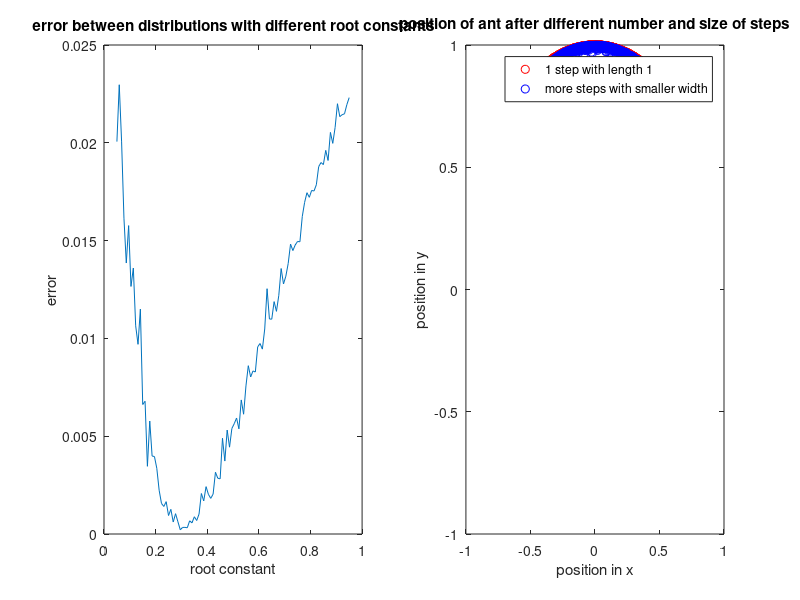

Reproduce this figure in MATLAB.
% compares the probability to land at a specific position for different step sizes of ant
% finds out how the variance for different step sizes has to be ajusted

% constants
speed = 1;
N = 500;
origin = zeros(2,N);
sigma0 = pi/16;

% distribution for one step
dt = 1;
stepWidth = speed*dt;

delta = normrnd(0,sigma0,1,N);
dposition = stepWidth * [sin(delta);cos(delta)];
position1 = origin + dposition;

% distribution for more steps
dt = 1/10;
stepWidth = speed*dt;

number = 100;
error = zeros(1,number);
c = linspace(0.05,0.95,number);

for k = 1:number
    varianceFactor = dt^c(k);    
    position2 = origin;
    mu = 0;    
    for l = 1:1/dt
        delta = normrnd(mu,varianceFactor*sigma0,1,N);
        mu = delta;
        dposition = stepWidth * [sin(delta);cos(delta)];
        position2 = position2 + dposition;
    end
    
    % find the error between distribution with one step
    % and the distribution with more steps
    [first_row, I] = sort(position1(1,:));
    second_row = position1(2,I);
    position1_sorted = [first_row; second_row];

    [first_row, I] = sort(position2(1,:));
    second_row = position2(2,I);
    position2_sorted = [first_row; second_row];

    deviation = position1_sorted - position2_sorted;
    deviation_norm = deviation(1,:).^2 + deviation(2,:).^2;
    error(k) = mean(deviation_norm);
end

% plot the root constant for the factor in the variance of the distribution
% against the error between the distributions with one and more steps
subplot(1,2,1);
plot(c, error);
title('error between distributions with different root constants');
xlabel('root constant');
ylabel('error');

% root constant c for which the error is minimal
[~, position] = min(error);
constant = c(position);

% distribution for more steps
stepWidth = speed*dt;
varianceFactor = dt^constant;    
position2 = origin;
mu = 0;    
for l = 1:1/dt
    delta = normrnd(mu,varianceFactor*sigma0,1,N);
    mu = delta;
    dposition = stepWidth * [sin(delta);cos(delta)];
    position2 = position2 + dposition;
end

subplot(1,2,2);
plot(position1(1,:),position1(2,:),'ro');
hold on;
plot(position2(1,:),position2(2,:),'bo');
hold off;
title('position of ant after different number and size of steps');
legend('1 step with length 1','more steps with smaller width');
xlabel('position in x');
ylabel('position in y');
axis([-1,1,-1,1]);
